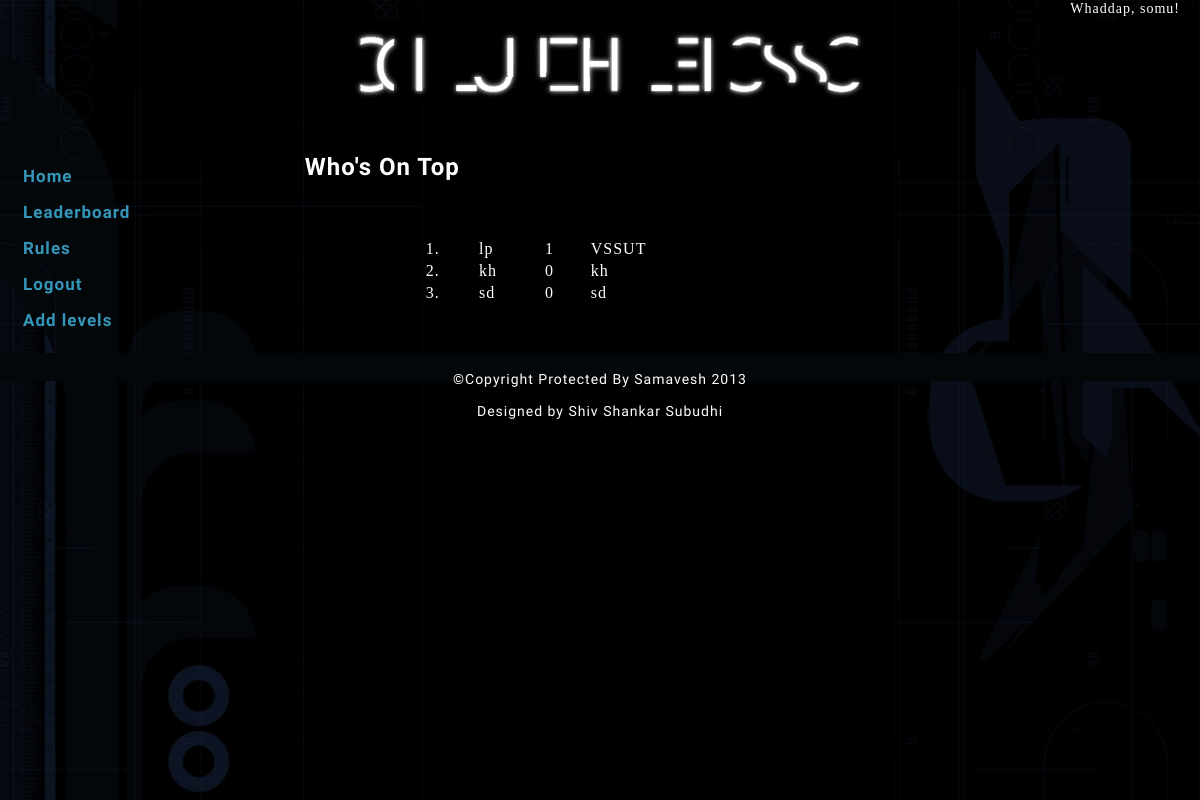
/leaderboard.php (signed in), run on the app's committed database.
### tables this page shows
CREATE TABLE IF NOT EXISTS `users` (
  `id` int(11) NOT NULL AUTO_INCREMENT,
  `name` varchar(200) DEFAULT NULL,
  `password` varchar(200) DEFAULT NULL,
  `level` int(11) DEFAULT NULL,
  `passtime` timestamp NULL DEFAULT CURRENT_TIMESTAMP ON UPDATE CURRENT_TIMESTAMP,
  `mob` varchar(20) DEFAULT NULL,
  `college` varchar(200) DEFAULT NULL,
  `email` varchar(200) DEFAULT NULL,
  `role` int(11) DEFAULT NULL,
  `fname` varchar(200) DEFAULT NULL,
  `validation` varchar(200) DEFAULT NULL,
  `validated` int(11) DEFAULT NULL,
  UNIQUE KEY `id` (`id`)
);

### leaderboard.php (the view, shortened to what this page needs)
<?php
	$sql = "SELECT * FROM users WHERE role != 10 AND role != -1 ORDER BY level DESC,passtime ASC";
	$ref = mysql_query($sql);
	$content = "<h2>Who's On Top</h2><br><br><table width = \"60%\" align = \"center\">";
	$i = 1;
	while($row = mysql_fetch_assoc($ref))
	{
		$content = $content ."<tr><td>" . $i . ".</td><td> " . $row["fname"] . "</td><td>" . $row["level"] . "</td><td></td><td>" . $row["college"]. "</td></tr>";
		$i++;
	}
	$content = $content . "</table>";
	require_once("theme/theme.php");
?>

### theme/clueless/style.css (style rules this page uses)
body { background:black; color:white; margin:0px; padding:0px; font-size:16px; line-height:18px; letter-spacing:1px; width:100%; min-width:600px; }
h2 { font-family:'Aldrich', sans-serif; }

### data on the page
users: fname "lp", level "1", college "VSSUT"
users: fname "kh", level "0", college "kh"
users: fname "sd", level "0", college "sd"

### other printed values
$_SESSION["valid_user"] "somu"
